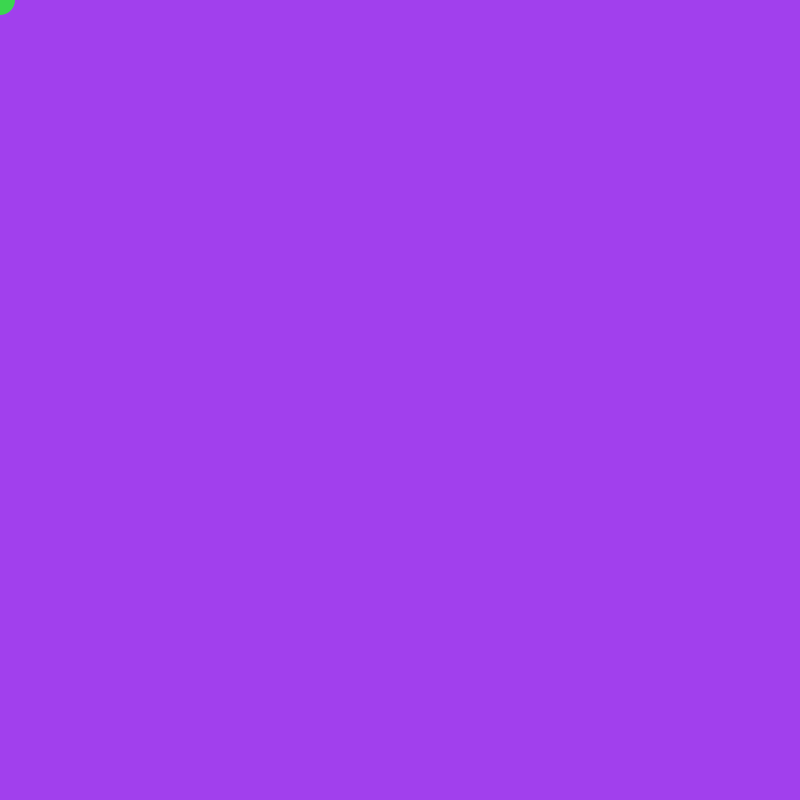
Frame 1 (no input)
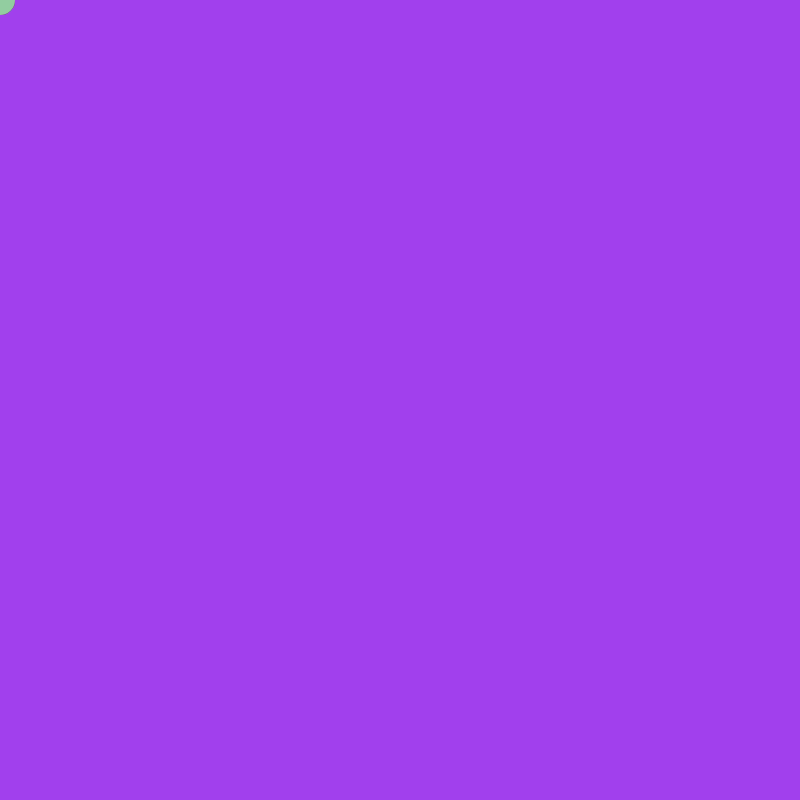
Frame 60 (the mouse pressed at the canvas centre just before this capture)
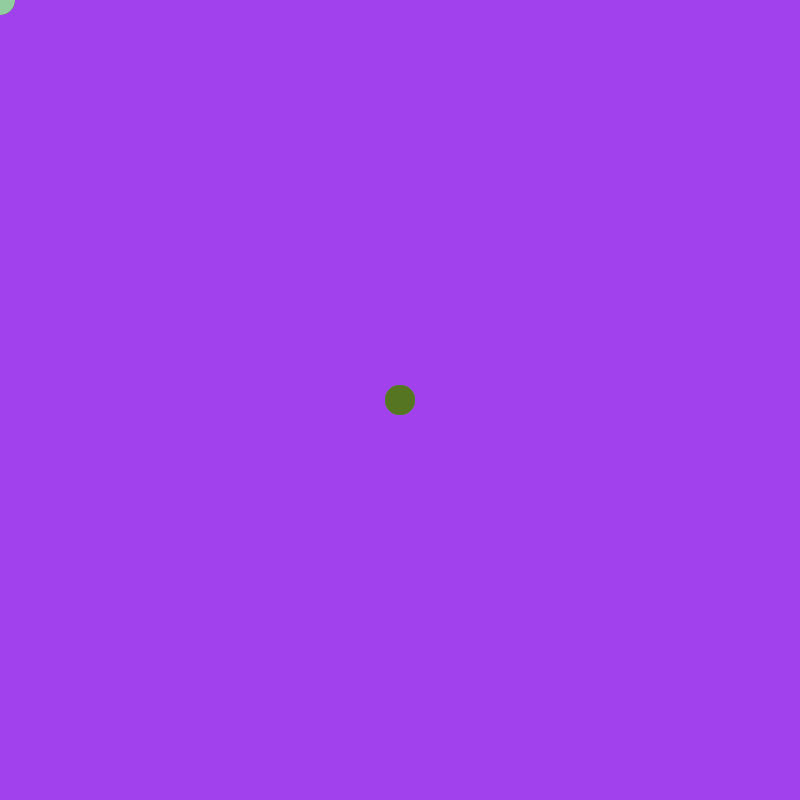
Frame 120 (the mouse held since frame 60 and released just before this capture)

The Processing sketch that drew these frames (run headless with seeded random() and noise(); from frame 60 on, the mouse is pressed at the canvas centre):

// Processing sketch: processing_125937
// ── processing_125937.pde

void setup() {
    background(random(250),random(250),random(250));
    size(800,800);
    }
void draw() {
    noStroke();
    fill(random(250),random(250),random(250));
    ellipse(mouseX,mouseY,30,30);
        }
        
